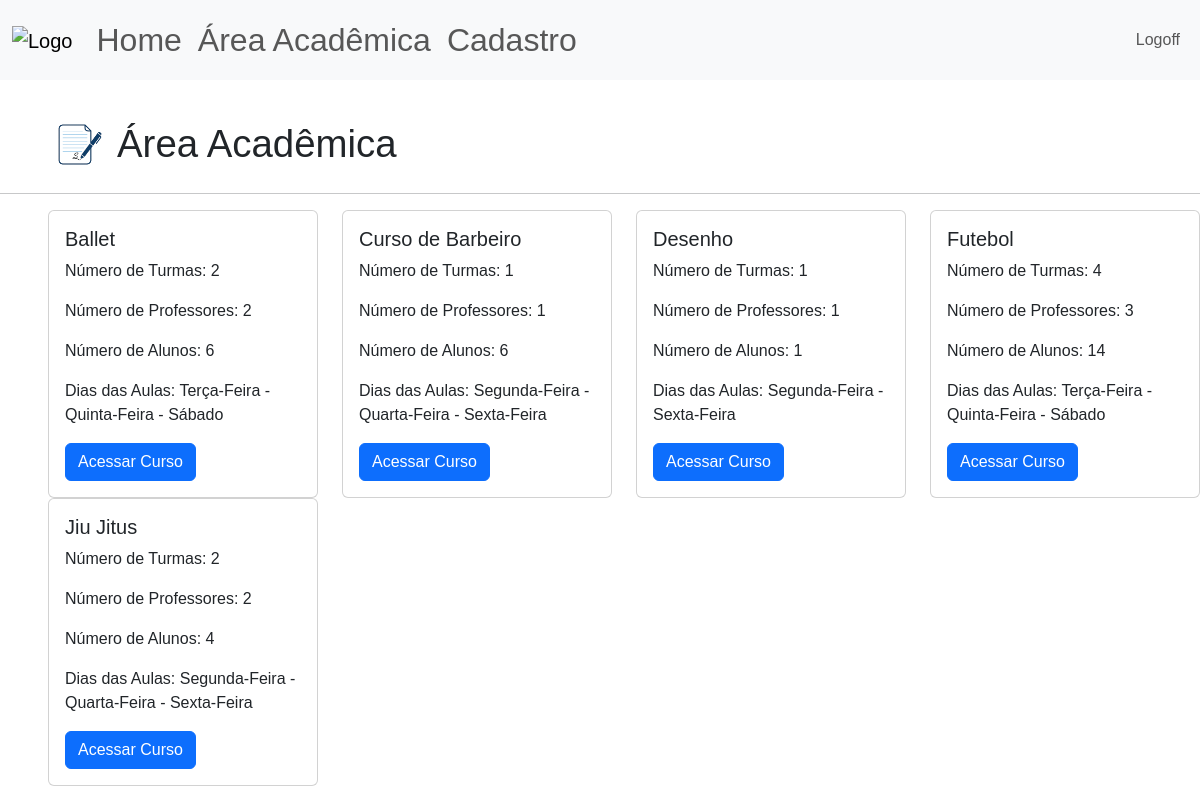
Page /area-academica (signed in) on the earlier database version.
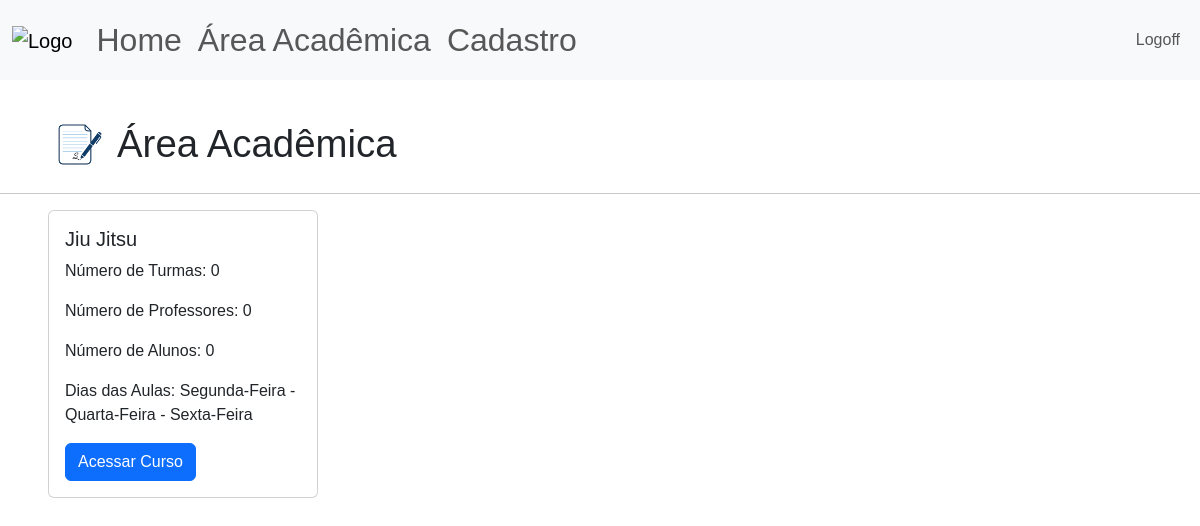
Same page on the later database version.
### site_verbo_amar/models.py (models this page shows)
class Atividade(database.Model):
    id = database.Column(database.Integer, primary_key=True)
    atividade = database.Column(database.String, nullable=False, unique=True)
    dias_aula = database.Column(database.String, nullable=False)

### site_verbo_amar/routes.py (the view)
@app.route("/area-academica", methods=['POST','GET'])
@login_required
def area_academica():
    atividades = carregar_nome_atividades()
    atividades = carregar_turmas(atividades)
    return render_template("area_academica.html", atividades=atividades)

### site_verbo_amar/models.py (called while the page is built)
@login_manager.user_loader
def load_user(id_usuario):
    return Usuario.query.get(int(id_usuario))

### site_verbo_amar/routes.py (called while the page is built)
def carregar_nome_atividades():
    dict_ativ = {}
    atividades = Atividade.query.order_by(Atividade.atividade.asc()).all()
    for ativ in atividades:
        dict_ativ[ativ.id] = {"nome_atividade":ativ.atividade,
                              "dias_aula":ativ.dias_aula.replace(";",' - '),
                              "turmas":0,
                              "professores":[],
                              "alunos":0,
                              "n_professores":0}
    return dict_ativ

def carregar_turmas(dict_ativ):
    turmas = Turma.query.order_by(Turma.id_atividade.asc()).all()
    for ativ in dict_ativ:
        for id in turmas:
            if ativ == id.id_atividade:
                dict_ativ[ativ]['turmas'] += 1
                if type(id.id_aluno) == int and id.id_aluno !=0:
                    total_alunos =1
                else:
                    total_alunos = len(id.id_aluno) - id.id_aluno.count(';')
                dict_ativ[ativ]['alunos'] += total_alunos
                if not id.id_professor in dict_ativ[ativ]['professores']:
                    dict_ativ[ativ]['professores'].append(id.id_professor)
                    dict_ativ[ativ]['n_professores'] +=1
    return dict_ativ

### site_verbo_amar/templates/area_academica.html
{% extends 'base.html'%}
{% block body %}
<div class = "d-flex align-items-center gap-1", style="padding-left: 3rem; padding-top: 2rem;">
    <img src="{{url_for('static', filename='academica_logo.png')}}" alt="study" height="65">
    <h1 style="font-size: 2.4rem; font-weight: 500; line-height: 1.2; margin: 0;">Área Acadêmica</h1>
</div>
<hr>
<div class="row" style="padding-left: 3rem;">
{% for ativ in atividades %}
    <div class="col-sm-3 mb-3 mb-sm-0">
      <div class="card">
        <div class="card-body">
          <h5 class="card-title">{{atividades[ativ]["nome_atividade"]}}</h5>
          <p class="card-text">Número de Turmas: {{atividades[ativ]["turmas"]}}</p>
          <p class="card-text">Número de Professores: {{atividades[ativ]["n_professores"]}}</p>
          <p class="card-text">Número de Alunos: {{atividades[ativ]["alunos"]}}</p>
          <p class="card-text">Dias das Aulas: {{atividades[ativ]["dias_aula"]}}</p>
          <a href="{{ url_for('exibir_turmas', nome=atividades[ativ]['nome_atividade']) }}" class="btn btn-primary">Acessar Curso</a>
        </div>
      </div>
    </div>
 {% endfor %}
</div>
{% endblock %}

### site_verbo_amar/templates/base.html (shortened to what this page needs)
<!DOCTYPE html>
<html lang="pt-br">
<head>
    <link href="https://cdn.jsdelivr.net/npm/bootstrap@5.3.8/dist/css/bootstrap.min.css" rel="stylesheet">
    <link rel="stylesheet" type="text/css" href="{{url_for('static', filename='main.css')}}">
</head>
<body>
    {% include 'navbar.html'%}
    {% block body %}
    {% endblock %}
</body>
</html>

### site_verbo_amar/templates/navbar.html (shortened to what this page needs)
<nav class="navbar navbar-expand-lg bg-body-tertiary">
  <div class="container-fluid">
    <a class="navbar-brand" href="{{ url_for('home')}}">
      <img src = "{{url_for('static', filename='logo.png')}}", height="100", alt="Logo">
    </a>
    <ul class="navbar-nav me-auto mb-2 mb-lg-0" style="font-size: 2rem;">
        {% if current_user.is_authenticated %}
          <li class="nav-item">
            <a class="nav-link" href="{{ url_for('home') }}">Home</a>
          </li>
          <li class="nav-item">
            <a class="nav-link" href="{{ url_for('area_academica') }}">Área Acadêmica</a>
          </li>
          <li class="nav-item">
            <a class="nav-link" href="{{ url_for('cadastro') }}">Cadastro</a>
          </li>
         {% endif %}
      </ul>
      <ul class="d-flex navbar-nav">
        {% if current_user.is_authenticated %}
            <li class="nav-item">
              <a class="nav-link" href="{{ url_for('sair') }}">Logoff</a>
            </li>
        {% else %}
          <li class="nav-item">
            <a class="nav-link" href="{{ url_for('login') }}">Login</a>
          </li>
        {% endif %}
      </ul>
    </div>
</nav>

### site_verbo_amar/static/main.css (style rules this page uses)
* { font-family:'Poppins', sans-serif; }

Differences in the rows shown:
removed Atividade: atividade "Ballet"
removed Atividade: atividade "Curso de Barbeiro"
removed Atividade: atividade "Desenho"
removed Atividade: atividade "Futebol"
changed Atividade: atividade "Jiu Jitus" → "Jiu Jitsu" (drawn)
Other differences:
new list line: "Jiu Jitsu"
new list line: "Número de Turmas: 0 Número de Professores: 0 Número de Alunos: 0 Dias das Aulas: Segunda-Feira - Quarta-Feira - Sexta-Feira Acessar Curso"
list line gone: "Número de Turmas: 2 Número de Professores: 2 Número de Alunos: 6 Dias das Aulas: Terça-Feira - Quinta-Feira - Sábado Acessar Curso"
list line gone: "Número de Turmas: 1 Número de Professores: 1 Número de Alunos: 6 Dias das Aulas: Segunda-Feira - Quarta-Feira - Sexta-Feira Acessar Curso"
list line gone: "Número de Turmas: 1 Número de Professores: 1 Número de Alunos: 1 Dias das Aulas: Segunda-Feira - Sexta-Feira Acessar Curso"
list line gone: "Número de Turmas: 4 Número de Professores: 3 Número de Alunos: 14 Dias das Aulas: Terça-Feira - Quinta-Feira - Sábado Acessar Curso"
list line gone: "Jiu Jitus"
list line gone: "Número de Turmas: 2 Número de Professores: 2 Número de Alunos: 4 Dias das Aulas: Segunda-Feira - Quarta-Feira - Sexta-Feira Acessar Curso"
